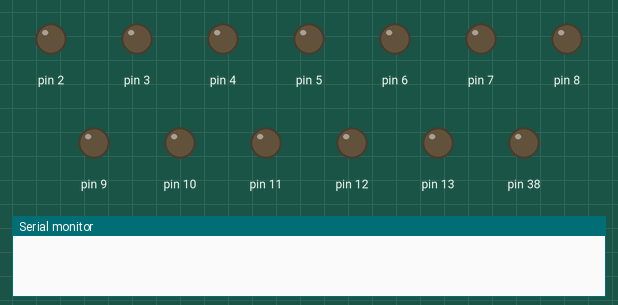
The sketch below on a simulated Arduino Mega 2560, built with avr-gcc and run on an emulated ATmega2560. On the bench: output pins drawn as LEDs (lit = HIGH), the last lines printed to the serial monitor. Pins used as bus, display or sensor lines are not drawn.

Above: at 1.0 s.
At 2.05 s:
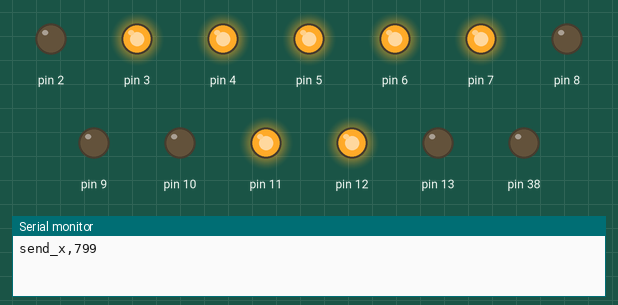
Timing chart, 0 to 3.0 s (numbered marks = the images above):
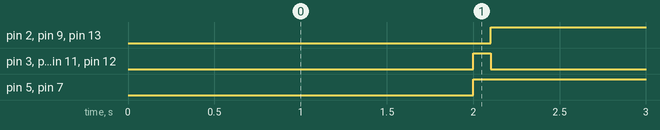

Measured:
- by itself, pin 2, pin 9, pin 13: alternates HIGH for 2.0 s and LOW for 0.10 s
- by itself, pin 3, pin 4, pin 6, pin 11, pin 12: alternates HIGH for 0.10 s and LOW for 2.0 s
- by itself, pin 5, pin 7: LOW → HIGH at 2.0 s

The sketch:

RSA_test_XYZ.ino
```cpp
int val, sender;
void setup() {
  // put your setup code here, to run once:

  pinMode (2, OUTPUT);
  pinMode (3, OUTPUT);
  pinMode (4, OUTPUT);
  pinMode (5, OUTPUT);
  pinMode (6, OUTPUT);
  pinMode (7, OUTPUT);
  pinMode (8, OUTPUT);
  pinMode (9, OUTPUT);
  pinMode (10, OUTPUT);
  pinMode (11, OUTPUT);
  pinMode (12, OUTPUT);
  pinMode (13, OUTPUT);
  pinMode (38, OUTPUT);
  pinMode (39, OUTPUT);

  pinMode (22, INPUT);
  pinMode (23, INPUT);
  pinMode (24, INPUT);
  pinMode (25, INPUT);
  pinMode (26, INPUT);
  pinMode (27, INPUT);
  pinMode (28, INPUT);
  pinMode (29, INPUT);
  pinMode (30, INPUT);
  pinMode (31, INPUT);
  pinMode (32, INPUT);
  pinMode (33, INPUT);
  pinMode (36, INPUT);
  pinMode (37, INPUT);

  Serial.begin(9600);

  sender = 0;
}

void loop() {
  delay(2000);
  digitalWrite(38, LOW);
  digitalWrite(39, HIGH);

  digitalWrite(2, LOW);

  digitalWrite(3, HIGH);
  digitalWrite(4, HIGH);     //x,799(11)
  digitalWrite(5, HIGH);
  digitalWrite(6, HIGH);
  digitalWrite(7, HIGH);
  digitalWrite(8, LOW);
  digitalWrite(9, LOW);
  digitalWrite(10, LOW);
  digitalWrite(11, HIGH);
  digitalWrite(12, HIGH);
  digitalWrite(13, LOW);
  Serial.println("send_x,799");

  digitalWrite(38, LOW);
  digitalWrite(39, LOW);

  delay(100);

  digitalWrite(38, LOW);
  digitalWrite(39, HIGH);

  digitalWrite(2, HIGH);

  digitalWrite(3, LOW);
  digitalWrite(4, LOW);     //y,1108(140)
  digitalWrite(5, HIGH);
  digitalWrite(6, LOW);
  digitalWrite(7, HIGH);
  digitalWrite(8, LOW);
  digitalWrite(9, HIGH);
  digitalWrite(10, LOW);
  digitalWrite(11, LOW);
  digitalWrite(12, LOW);
  digitalWrite(13, HIGH);
  Serial.println("send_y,1108");

  digitalWrite(38, LOW);
  digitalWrite(39, LOW);
}
```
